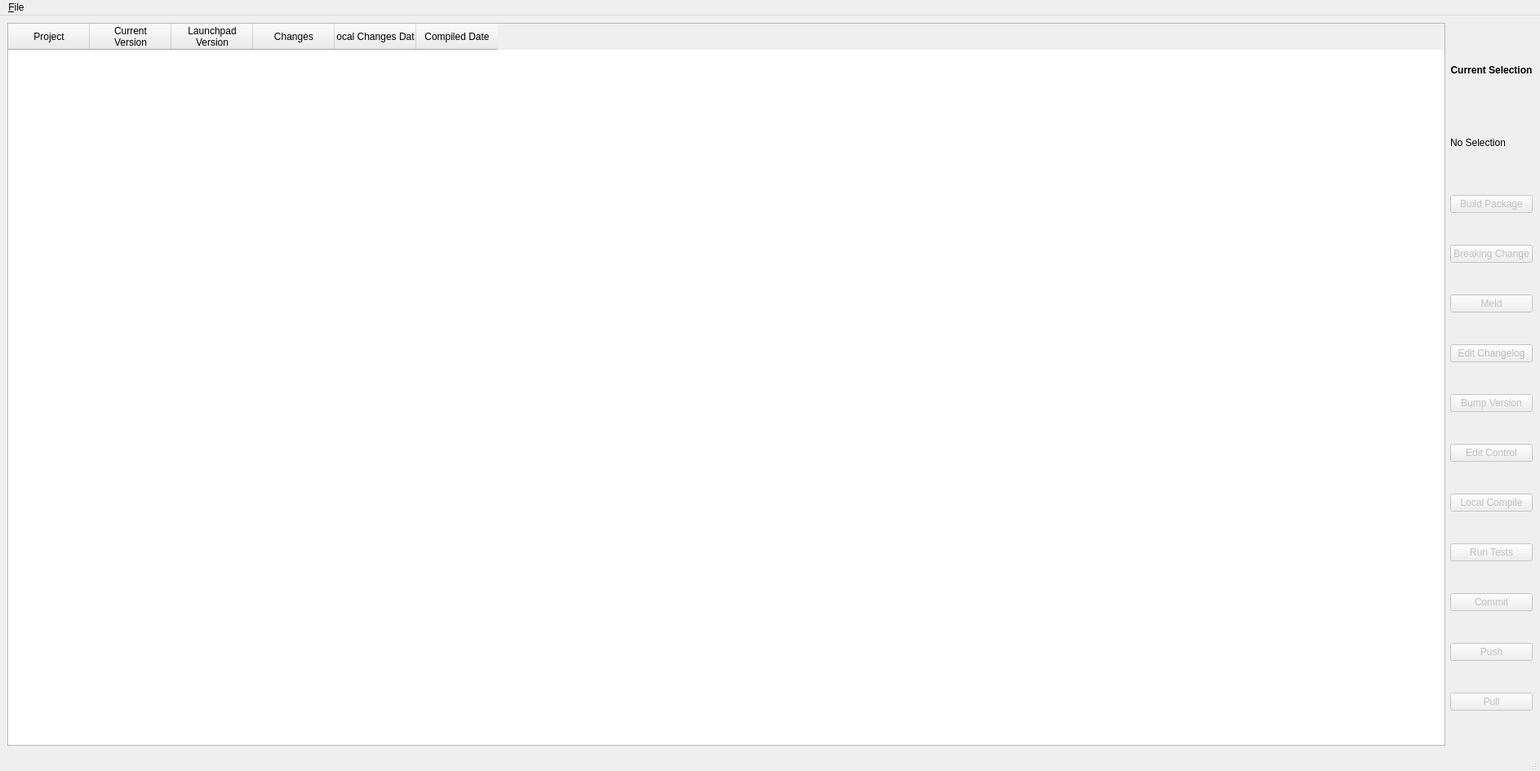
<?xml version="1.0" encoding="UTF-8"?>
<ui version="4.0">
 <class>snap_builder</class>
 <widget class="QMainWindow" name="snap_builder">
  <property name="geometry">
   <rect>
    <x>0</x>
    <y>0</y>
    <width>1887</width>
    <height>945</height>
   </rect>
  </property>
  <property name="windowTitle">
   <string>Snap! C++ Builder</string>
  </property>
  <widget class="QWidget" name="centralwidget">
   <layout class="QGridLayout" name="gridLayout">
    <item row="1" column="0">
     <layout class="QHBoxLayout" name="horizontalLayout">
      <item>
       <widget class="QTableWidget" name="f_table">
        <column>
         <property name="text">
          <string>Project</string>
         </property>
        </column>
        <column>
         <property name="text">
          <string>Current
Version</string>
         </property>
        </column>
        <column>
         <property name="text">
          <string>Launchpad
Version</string>
         </property>
        </column>
        <column>
         <property name="text">
          <string>Changes</string>
         </property>
        </column>
        <column>
         <property name="text">
          <string>Local Changes Date</string>
         </property>
        </column>
        <column>
         <property name="text">
          <string>Compiled Date</string>
         </property>
        </column>
       </widget>
      </item>
      <item>
       <layout class="QVBoxLayout" name="verticalLayout">
        <item>
         <widget class="QLabel" name="current_selection_label">
          <property name="maximumSize">
           <size>
            <width>16777215</width>
            <height>50</height>
           </size>
          </property>
          <property name="font">
           <font>
            <weight>75</weight>
            <bold>true</bold>
           </font>
          </property>
          <property name="text">
           <string>Current Selection</string>
          </property>
          <property name="alignment">
           <set>Qt::AlignCenter</set>
          </property>
         </widget>
        </item>
        <item>
         <widget class="QLabel" name="f_current_selection">
          <property name="maximumSize">
           <size>
            <width>16777215</width>
            <height>50</height>
           </size>
          </property>
          <property name="text">
           <string>No Selection</string>
          </property>
         </widget>
        </item>
        <item>
         <widget class="QPushButton" name="build_package">
          <property name="enabled">
           <bool>false</bool>
          </property>
          <property name="text">
           <string>Build Package</string>
          </property>
         </widget>
        </item>
        <item>
         <widget class="QPushButton" name="breaking_change">
          <property name="enabled">
           <bool>false</bool>
          </property>
          <property name="text">
           <string>Breaking Change</string>
          </property>
         </widget>
        </item>
        <item>
         <widget class="QPushButton" name="meld">
          <property name="enabled">
           <bool>false</bool>
          </property>
          <property name="text">
           <string>Meld</string>
          </property>
         </widget>
        </item>
        <item>
         <widget class="QPushButton" name="edit_changelog">
          <property name="enabled">
           <bool>false</bool>
          </property>
          <property name="text">
           <string>Edit Changelog</string>
          </property>
         </widget>
        </item>
        <item>
         <widget class="QPushButton" name="bump_version">
          <property name="enabled">
           <bool>false</bool>
          </property>
          <property name="text">
           <string>Bump Version</string>
          </property>
         </widget>
        </item>
        <item>
         <widget class="QPushButton" name="edit_control">
          <property name="enabled">
           <bool>false</bool>
          </property>
          <property name="text">
           <string>Edit Control</string>
          </property>
         </widget>
        </item>
        <item>
         <widget class="QPushButton" name="local_compile">
          <property name="enabled">
           <bool>false</bool>
          </property>
          <property name="toolTip">
           <string>&lt;html&gt;&lt;head/&gt;&lt;body&gt;&lt;p&gt;Run a make to compile the Relase version of the selected project.&lt;/p&gt;&lt;/body&gt;&lt;/html&gt;</string>
          </property>
          <property name="text">
           <string>Local Compile</string>
          </property>
         </widget>
        </item>
        <item>
         <widget class="QPushButton" name="run_tests">
          <property name="enabled">
           <bool>false</bool>
          </property>
          <property name="text">
           <string>Run Tests</string>
          </property>
         </widget>
        </item>
        <item>
         <widget class="QPushButton" name="git_commit">
          <property name="enabled">
           <bool>false</bool>
          </property>
          <property name="text">
           <string>Commit</string>
          </property>
         </widget>
        </item>
        <item>
         <widget class="QPushButton" name="git_push">
          <property name="enabled">
           <bool>false</bool>
          </property>
          <property name="text">
           <string>Push</string>
          </property>
         </widget>
        </item>
        <item>
         <widget class="QPushButton" name="git_pull">
          <property name="enabled">
           <bool>false</bool>
          </property>
          <property name="text">
           <string>Pull</string>
          </property>
         </widget>
        </item>
       </layout>
      </item>
     </layout>
    </item>
   </layout>
  </widget>
  <widget class="QMenuBar" name="menubar">
   <property name="geometry">
    <rect>
     <x>0</x>
     <y>0</y>
     <width>1887</width>
     <height>39</height>
    </rect>
   </property>
   <widget class="QMenu" name="menu_File">
    <property name="title">
     <string>&amp;File</string>
    </property>
    <addaction name="refresh_list"/>
    <addaction name="separator"/>
    <addaction name="build_release"/>
    <addaction name="build_debug"/>
    <addaction name="build_sanitize"/>
    <addaction name="separator"/>
    <addaction name="action_quit"/>
   </widget>
   <addaction name="menu_File"/>
  </widget>
  <widget class="QStatusBar" name="statusbar"/>
  <action name="action_quit">
   <property name="text">
    <string>&amp;Quit</string>
   </property>
   <property name="shortcut">
    <string>Ctrl+Q</string>
   </property>
   <property name="autoRepeat">
    <bool>false</bool>
   </property>
  </action>
  <action name="refresh_list">
   <property name="text">
    <string>&amp;Refresh List</string>
   </property>
   <property name="toolTip">
    <string>&lt;html&gt;&lt;head/&gt;&lt;body&gt;&lt;p&gt;Refresh the list of projects.&lt;/p&gt;&lt;/body&gt;&lt;/html&gt;</string>
   </property>
   <property name="shortcut">
    <string>F5</string>
   </property>
  </action>
  <action name="build_release">
   <property name="text">
    <string>&amp;Build Snap! C++ Release</string>
   </property>
   <property name="toolTip">
    <string>&lt;html&gt;&lt;head/&gt;&lt;body&gt;&lt;p&gt;Build the whole Snap! C++ Release environment.&lt;/p&gt;&lt;/body&gt;&lt;/html&gt;</string>
   </property>
  </action>
  <action name="build_debug">
   <property name="text">
    <string>Build &amp;Snap! C++ Debug</string>
   </property>
   <property name="toolTip">
    <string>&lt;html&gt;&lt;head/&gt;&lt;body&gt;&lt;p&gt;Build the whole Snap! C++ Debug environment (keep in mind that the launchpad builds use the Release version).&lt;/p&gt;&lt;/body&gt;&lt;/html&gt;</string>
   </property>
  </action>
  <action name="build_sanitize">
   <property name="text">
    <string>Build Snap! &amp;C++ Sanatize</string>
   </property>
   <property name="toolTip">
    <string>&lt;html&gt;&lt;head/&gt;&lt;body&gt;&lt;p&gt;Build the whole Snap! C++ Sanitize environment.&lt;/p&gt;&lt;/body&gt;&lt;/html&gt;</string>
   </property>
  </action>
 </widget>
 <resources/>
 <connections/>
</ui>
